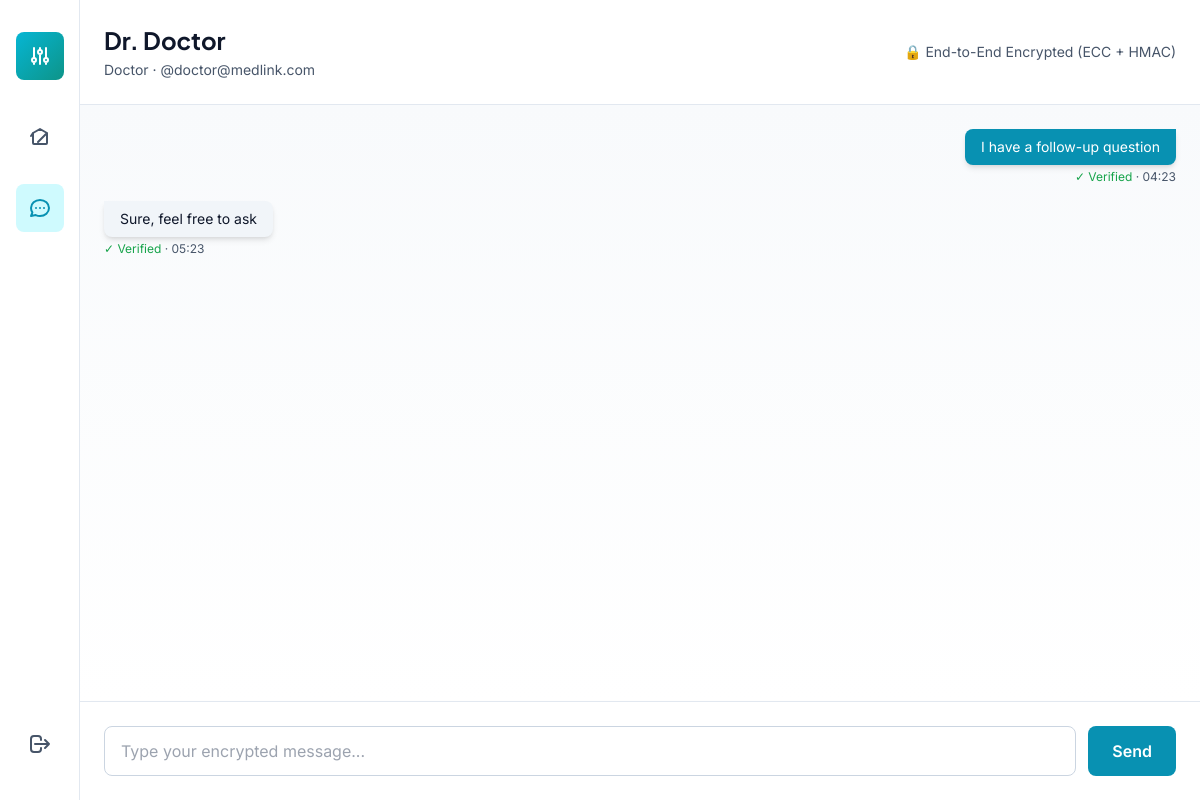
The page /chat/2 (signed in) on the database its author committed.
### models.py (models this page shows, shortened)
class User(db.Model):
    __tablename__ = 'users'
    id = db.Column(db.Integer, primary_key=True)
    username = db.Column(db.String(120), unique=True, nullable=False, index=True)
    role = db.Column(db.String(20), nullable=False)  # 'patient', 'doctor', 'specialist', 'admin'
    password_hash = db.Column(db.String(255), nullable=False)
    encrypted_email = db.Column(db.Text, nullable=True)  # RSA encrypted, only decrypted with private key
    rsa_public_key = db.Column(db.Text, nullable=True)  # JSON: {"e": int, "n": int}
    rsa_private_key = db.Column(db.Text, nullable=True)  # JSON: {"d": int, "n": int} - Stored securely
    ecc_public_key = db.Column(db.Text, nullable=True)  # JSON: {"x": int, "y": int}
    ecc_private_key = db.Column(db.Text, nullable=True)  # JSON: {"k": int} - Stored securely
    public_key = db.Column(db.Text, nullable=True)  # For encryption purposes
    encrypted_profile = db.Column(db.Text, nullable=True)  # Encrypted email/NID
    display_name = db.Column(db.String(120), nullable=True)
    phone = db.Column(db.Text, nullable=True)  # Encrypted
    date_of_birth = db.Column(db.String(20), nullable=True)
    address = db.Column(db.Text, nullable=True)  # Encrypted
    city = db.Column(db.String(100), nullable=True)
    country = db.Column(db.String(100), nullable=True)
    two_fa_enabled = db.Column(db.Boolean, default=False)
    two_fa_challenge = db.Column(db.String(10), nullable=True)
    two_fa_timestamp = db.Column(db.DateTime, nullable=True)
    encrypted_nid = db.Column(db.Text, nullable=True)
    encrypted_blood_group = db.Column(db.Text, nullable=True)
    nid_mac = db.Column(db.String(255), nullable=True)
    license_number = db.Column(db.String(120), nullable=True, index=True)
    license_verified = db.Column(db.Boolean, default=False)
    last_key_rotation = db.Column(db.DateTime, nullable=True)
    is_approved = db.Column(db.Boolean, default=False)  # False for new registrations
    approved_at = db.Column(db.DateTime, nullable=True)
    approved_by_admin_id = db.Column(db.Integer, db.ForeignKey('users.id'), nullable=True)
    created_at = db.Column(db.DateTime, default=datetime.now)
    updated_at = db.Column(db.DateTime, default=datetime.now, onupdate=datetime.now)
    sent_referrals = db.relationship('Referral', foreign_keys='Referral.sender_id', backref='sender', lazy=True)
    received_referrals = db.relationship('Referral', foreign_keys='Referral.receiver_id', backref='receiver', lazy=True)
    sent_messages = db.relationship('Message', foreign_keys='Message.sender_id', backref='sender_msg', lazy=True)
    received_messages = db.relationship('Message', foreign_keys='Message.receiver_id', backref='receiver_msg', lazy=True)
    def get_display_name(self):
        if self.display_name:
            return self.display_name

class Message(db.Model):
    __tablename__ = 'messages'
    id = db.Column(db.Integer, primary_key=True)
    sender_id = db.Column(db.Integer, db.ForeignKey('users.id'), nullable=False, index=True)
    receiver_id = db.Column(db.Integer, db.ForeignKey('users.id'), nullable=False, index=True)
    encrypted_content = db.Column(db.Text, nullable=False)
    mac_tag = db.Column(db.String(255), nullable=True)
    is_verified = db.Column(db.Boolean, default=False)
    is_read = db.Column(db.Boolean, default=False)
    timestamp = db.Column(db.DateTime, default=datetime.now, index=True)
    def verify_integrity(self):
        if not self.mac_tag or not self.encrypted_content:
            return False
        hmac_key = f"message_{self.sender_id}"
        if verify_mac(hmac_key, self.encrypted_content, self.mac_tag):
            self.is_verified = True
            return True
        return False
    __repr__ = lambda self: f'<Message {self.sender_id} -> {self.receiver_id}>'

### app.py (the view)
@app.route('/chat/<int:user_id>')
def chat(user_id):
    if 'user_id' not in session:
        return redirect(url_for('login'))
    current_user_id = session.get('user_id')
    other_user = User.query.get(user_id)
    current_user = User.query.get(current_user_id)
    if not other_user:
        return redirect(url_for('dashboard'))
    messages = Message.query.filter(
        ((Message.sender_id == current_user_id) & (Message.receiver_id == user_id)) |
        ((Message.sender_id == user_id) & (Message.receiver_id == current_user_id))
    ).order_by(Message.timestamp.asc()).all()
    for msg in messages:
        msg.verify_integrity()
        if msg.encrypted_content.startswith('ecc:'):
            try:
                message_sender = User.query.get(msg.sender_id)
                message_receiver = User.query.get(msg.receiver_id)
                if not message_sender or not message_receiver:
                    msg.display_content = "[Cannot decrypt - users not found]"
                    continue
                sender_ecc_public_key = message_sender.get_ecc_public_key()
                receiver_ecc_public_key = message_receiver.get_ecc_public_key()
                if sender_ecc_public_key and receiver_ecc_public_key:
                    decrypted_text = ecc_decrypt_message(
                        msg.encrypted_content,
                        sender_ecc_public_key,
                        receiver_ecc_public_key
                    )
                    msg.display_content = decrypted_text
                else:
                    msg.display_content = "[Cannot decrypt - keys unavailable]"
            except Exception as e:
                msg.display_content = f"[Decryption error: {str(e)[:50]}]"
        else:
            msg.display_content = msg.encrypted_content
        db.session.add(msg)
    db.session.commit()
    unread_messages = Message.query.filter(
        Message.sender_id == user_id,
        Message.receiver_id == current_user_id,
        Message.is_read == False
    ).all()
    for msg in unread_messages:
        msg.is_read = True
        db.session.add(msg)
    db.session.commit()
    add_system_log(
        f"Loaded chat: {current_user.get_display_name()} ↔ {other_user.get_display_name()} | Retrieved {len(messages)} encrypted messages",
        "INFO"
    )
    return render_template('chat.html',
                         current_user=current_user,
                         other_user=other_user,
                         messages=messages)

### app.py (called while the page is built)
def add_system_log(message, status='INFO'):
    timestamp = datetime.now().strftime('%H:%M:%S')
    log_entry = f"[{status}] {timestamp} - {message}"
    system_log.append(log_entry)
    if len(system_log) > 50:  # Keep last 50 entries
        system_log.pop(0)
    print(log_entry)

### security/hashing.py (called while the page is built)
def rightrotate(n, d):
    return ((n >> d) | (n << (32 - d))) & 0xffffffff

def rightshift(n, d):
    return n >> d

def sha256_ch(x, y, z):
    return (x & y) ^ ((~x & 0xffffffff) & z)

def sha256_maj(x, y, z):
    return (x & y) ^ (x & z) ^ (y & z)

def sha256_sigma0(x):
    return rightrotate(x, 2) ^ rightrotate(x, 13) ^ rightrotate(x, 22)

def sha256_sigma1(x):
    return rightrotate(x, 6) ^ rightrotate(x, 11) ^ rightrotate(x, 25)

def sha256_gamma0(x):
    return rightrotate(x, 7) ^ rightrotate(x, 18) ^ rightshift(x, 3)

def sha256_gamma1(x):
    return rightrotate(x, 17) ^ rightrotate(x, 19) ^ rightshift(x, 10)

def hmac_sha256(key, message):
    if isinstance(key, str):
        key = key.encode('utf-8')
    if isinstance(message, str):
        message = message.encode('utf-8')
    block_size = 64  # SHA-256 block size in bytes
    if len(key) > block_size:
        key = bytes.fromhex(manual_sha256(key))
    if len(key) < block_size:
        key = key + b'\x00' * (block_size - len(key))
    ipad = b'\x36' * block_size  # Inner pad constant
    opad = b'\x5c' * block_size  # Outer pad constant
    key_ipad = bytes(a ^ b for a, b in zip(key, ipad))
    inner_hash = manual_sha256(key_ipad + message)
    key_opad = bytes(a ^ b for a, b in zip(key, opad))
    outer_hash = manual_sha256(key_opad + bytes.fromhex(inner_hash))
    return outer_hash

def generate_mac(key, message):
    return hmac_sha256(key, message)

def verify_mac(key, message, mac_tag):
    expected_mac = generate_mac(key, message)
    if len(expected_mac) != len(mac_tag):
        return False
    result = 0
    for a, b in zip(expected_mac, mac_tag):
        result |= ord(a) ^ ord(b)
    return result == 0

### templates/chat.html (shortened to what this page needs)
{% extends "base.html" %}
{% block content %}
<div class="min-h-screen bg-slate-50" style="background-color: #F8FAFC;">
    <div class="flex h-screen bg-slate-50">
        <div class="sidebar w-20 bg-white border-r border-slate-200 flex flex-col items-center py-8 space-y-8 fixed h-screen z-40">
            <a href="{{ url_for('dashboard') }}" class="flex items-center justify-center w-12 h-12 rounded-lg bg-gradient-to-br from-cyan-500 to-teal-600 hover:shadow-lg transition">
                <svg class="w-6 h-6 text-white" fill="none" stroke="currentColor" viewBox="0 0 24 24">
                    <path stroke-linecap="round" stroke-linejoin="round" stroke-width="2" d="M12 6V4m0 2a2 2 0 100 4m0-4a2 2 0 110 4m-6 8a2 2 0 100-4m0 4a2 2 0 110-4m0 4v2m0-6V4m6 6v10m6-2a2 2 0 100-4m0 4a2 2 0 110-4m0 4v2m0-6V4"></path>
                </svg>
            </a>
            <nav class="flex flex-col space-y-6 flex-1">
                <a href="{{ url_for('dashboard') }}" class="flex items-center justify-center w-12 h-12 rounded-lg text-slate-600 hover:bg-slate-100 transition" title="Home">
                    <svg class="w-6 h-6" fill="none" stroke="currentColor" viewBox="0 0 24 24">
                        <path stroke-linecap="round" stroke-linejoin="round" stroke-width="2" d="M3 12l2-3m0 0l7-4 7 4M5 9v10a1 1 0 001 1h12a1 1 0 001-1V9m-9 9l9-9"></path>
                    </svg>
                </a>
                <a href="#" class="flex items-center justify-center w-12 h-12 rounded-lg bg-cyan-100 text-cyan-600 hover:bg-cyan-200 transition" title="Messages">
                    <svg class="w-6 h-6" fill="none" stroke="currentColor" viewBox="0 0 24 24">
                        <path stroke-linecap="round" stroke-linejoin="round" stroke-width="2" d="M8 12h.01M12 12h.01M16 12h.01M21 12c0 4.418-4.03 8-9 8a9.863 9.863 0 01-4.255-.949L3 20l1.395-3.72C3.512 15.042 3 13.574 3 12c0-4.418 4.03-8 9-8s9 3.582 9 8z"></path>
                    </svg>
                </a>
            </nav>
            <a href="{{ url_for('logout') }}" class="flex items-center justify-center w-12 h-12 rounded-lg text-slate-600 hover:bg-red-50 hover:text-red-600 transition" title="Logout">
                <svg class="w-6 h-6" fill="none" stroke="currentColor" viewBox="0 0 24 24">
                    <path stroke-linecap="round" stroke-linejoin="round" stroke-width="2" d="M17 16l4-4m0 0l-4-4m4 4H7m6 4v1a3 3 0 01-3 3H6a3 3 0 01-3-3V7a3 3 0 013-3h4a3 3 0 013 3v1"></path>
                </svg>
            </a>
        </div>
        <div class="flex-1 ml-20 flex flex-col">
            <div class="bg-white border-b border-slate-200 p-6 shadow-sm">
                <div class="flex items-center justify-between">
                    <div>
                        <h2 class="text-2xl font-bold text-slate-900">{{ other_user.get_display_name() }}</h2>
                        <p class="text-sm text-slate-600 mt-1">{{ other_user.role.capitalize() }} · @{{ other_user.username }}</p>
                    </div>
                    <div class="text-sm text-slate-600">
                        <p>🔒 End-to-End Encrypted (ECC + HMAC)</p>
                    </div>
                </div>
            </div>
            <div class="flex-1 overflow-y-auto p-6 space-y-4 bg-gradient-to-b from-slate-50 to-white">
                {% for message in messages %}
                    {% if message.sender_id == current_user.id %}
                        <div class="flex justify-end">
                            <div class="max-w-xs">
                                <div class="bg-cyan-600 text-white rounded-lg rounded-tr-none px-4 py-2 shadow-md">
                                    <p class="text-sm">{{ message.display_content if message.display_content else message.encrypted_content }}</p>
                                </div>
                                <div class="mt-1 text-xs text-slate-600 text-right">
                                    {% if message.is_verified %}
                                        <span class="text-green-600">✓ Verified</span>
                                    {% else %}
                                        <span class="text-red-600">⚠ Tampered</span>
                                    {% endif %}
                                    · {{ message.timestamp.strftime('%H:%M') }}
                                </div>
                            </div>
                        </div>
                    {% else %}
                        <div class="flex justify-start">
                            <div class="max-w-xs">
                                <div class="bg-slate-100 text-slate-900 rounded-lg rounded-tl-none px-4 py-2 shadow-md">
                                    <p class="text-sm">{{ message.display_content if message.display_content else message.encrypted_content }}</p>
                                </div>
                                <div class="mt-1 text-xs text-slate-600">
                                    {% if message.is_verified %}
                                        <span class="text-green-600">✓ Verified</span>
                                    {% else %}
                                        <span class="text-red-600">⚠ Tampered</span>
                                    {% endif %}
                                    · {{ message.timestamp.strftime('%H:%M') }}
                                </div>
                            </div>
                        </div>
                    {% endif %}
                {% endfor %}
            </div>
            <div class="bg-white border-t border-slate-200 p-6 shadow-lg">
                <form id="messageForm" class="flex gap-3">
                    <input type="text" id="messageInput" placeholder="Type your encrypted message..."
                           class="flex-1 px-4 py-3 border border-slate-300 rounded-lg focus:outline-none focus:ring-2 focus:ring-cyan-500">
                    <button type="submit" class="px-6 py-3 bg-cyan-600 text-white rounded-lg hover:bg-cyan-700 transition font-semibold">
                        Send
                    </button>
                </form>
            </div>
        </div>
    </div>
</div>
{% endblock %}

### templates/base.html (style rules this page uses)
* { font-family: 'Inter', sans-serif; }
h1, h2, h3, h4, h5, h6 { font-family: 'Plus Jakarta Sans', sans-serif; }
button, a { transition: all 0.3s ease; }
.sidebar { transition: all 0.3s ease; }

### rows shown on the page
User: get_display_name "Dr. Doctor", role "Doctor", username "doctor@medlink.com"
Message: encrypted_content "I have a follow-up question", is_verified "✓ Verified", timestamp "04:23"
Message: encrypted_content "Sure, feel free to ask", is_verified "✓ Verified", timestamp "05:23"
